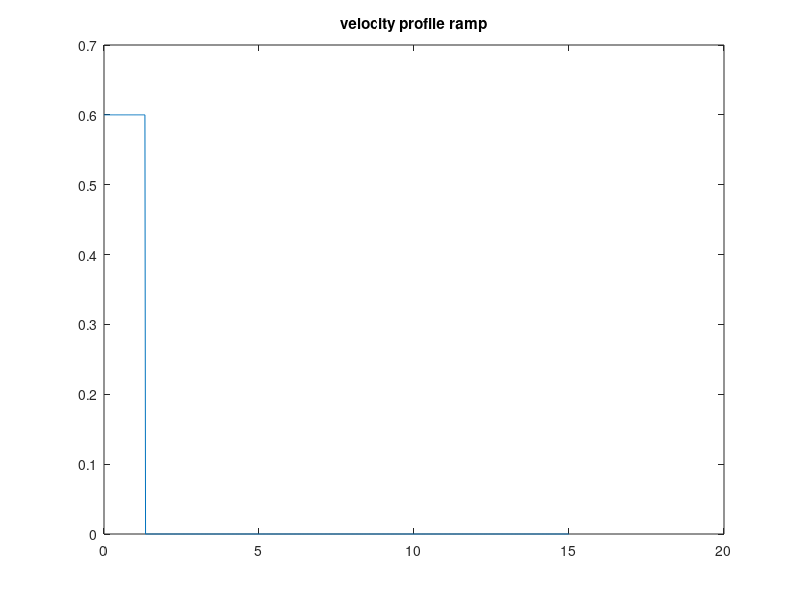
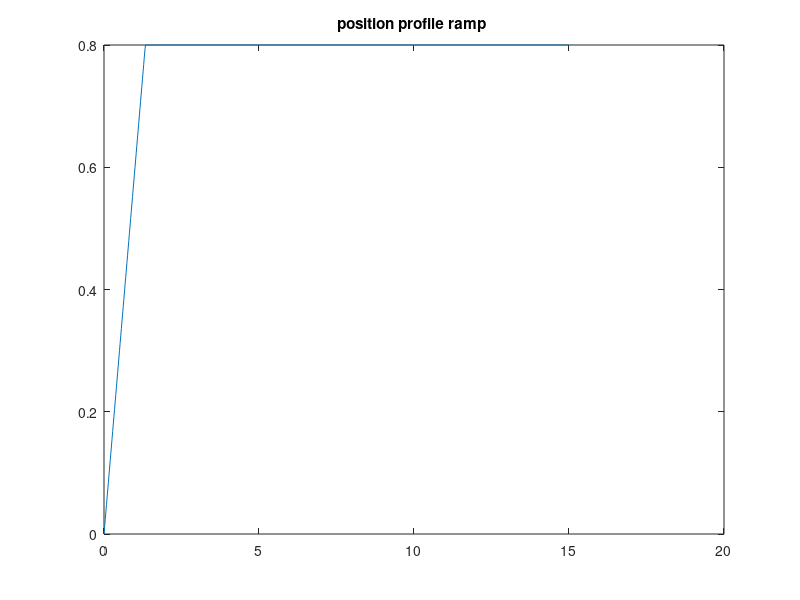

Recreate these plots in MATLAB, in order. (Note: this script raises an error after producing the figures.)
%% CSV FILE MAKER %%
clc
clear all

frequency = 50;
timestep = 1/frequency;
time = 0:timestep:15;

v_max = 0.6;
if v_max == 0.2
    offset = 1;
else
    offset = 0;
end
offset =0 ;


% Experiment opstelling:
l = 1; %cable length
theta_opt = 60.85*pi/180; %optimale eindhoek kabel [rad]
%theta_opt = pi/4;
dx_robot = 0.8;  %horizontale verplaatsing robot [m]
dx_object = dx_robot + l*sin(theta_opt); %horizontale verplaatsing bak [m]

%% 1. RAMP INPUT 
v = v_max;
t_eind = dx_robot/v;
ramp = v*[0:timestep:t_eind];

position = dx_robot*ones(1,length(time));
position(1,1:round(t_eind/timestep)+offset) = ramp;

velocity = zeros(1,length(time));
velocity(1,1:round(t_eind/timestep)+offset) = v;

figure
plot(time,velocity)
title("velocity profile ramp")
figure 
plot(time,position)
title("position profile ramp ")


 writematrix(position,'ramp_position.csv')
 writematrix(velocity,'ramp_velocity.csv')

% %% 2. BANG BANG INPUT
% 
% v = v_max/2;
% 
% 
% 
% frequency = 50;
% timestep = 1/frequency;
% time = 0:timestep:15;
% dx_robot = 0.8;  %horizontale verplaatsing robot [m]
% T = dx_robot/v;
% 
% tau1 = (0:timestep:T/2)/T;
% tau2 = (T/2:timestep:T)/T;
% 
% % Position 
% S1 = dx_robot*2*(tau1).^2;
% S2 = dx_robot*(-2*tau2.^2+4*tau2-1);
% 
% disp(size(1:ceil(T/(2*timestep)+1)));
% 
% disp(size(S1));
% 
% 
% position(1:ceil(T/(2*timestep)+offset)) = S1;   
% position(ceil(T/(2*timestep)):(ceil(T/timestep))) = S2;
% position(ceil(T/timestep):end) = dx_robot;
% 
% 
% 
% % Velocity
% V1 = v*4*tau1;
% V2 = v*(-4*tau2 + 4);
% 
% 
% velocity(1:ceil(T/(2*timestep))+offset) = V1;
% velocity(ceil(T/(2*timestep)):ceil(T/(timestep))) = V2;        
% velocity(ceil(T/timestep):end) = 0;
% figure
% plot(time,velocity)
% title("velocity profile bangbang")
% figure 
% plot(time,position)
% title("position profile bangbang ")
% 
% 
%  writematrix(position,'bangbang_position.csv')
%  writematrix(velocity,'bangbang_velocity.csv')

%% 3. POLYNOOM INPUT
 
v = v_max/2.2;


frequency = 50;
timestep = 1/frequency;
time = 0:timestep:15;
dx_robot = 0.8;  %horizontale verplaatsing robot [m]
T = dx_robot/v;


tau = (0:timestep:T)/T;

% Position 
S = dx_robot*(-20*tau.^7+70*tau.^6-84*tau.^5+35*tau.^4);

position(1:ceil(T/(timestep))+offset) = S;       
position(1+ceil(T/timestep):end) = dx_robot;


% Velocity
V = v*(-7*20*tau.^6 + 6*70*tau.^5 -5*84*tau.^4 +4*35*tau.^3);

velocity(1:ceil(T/(timestep))+offset) = V;      
velocity(1+ceil(T/timestep):end) = 0;

 writematrix(position,'poly_position.csv')
 writematrix(velocity,'poly_velocity.csv')
figure
plot(time,velocity)
title("velocity profile poly")
figure 
plot(time,position)
title("position profile poly ")
